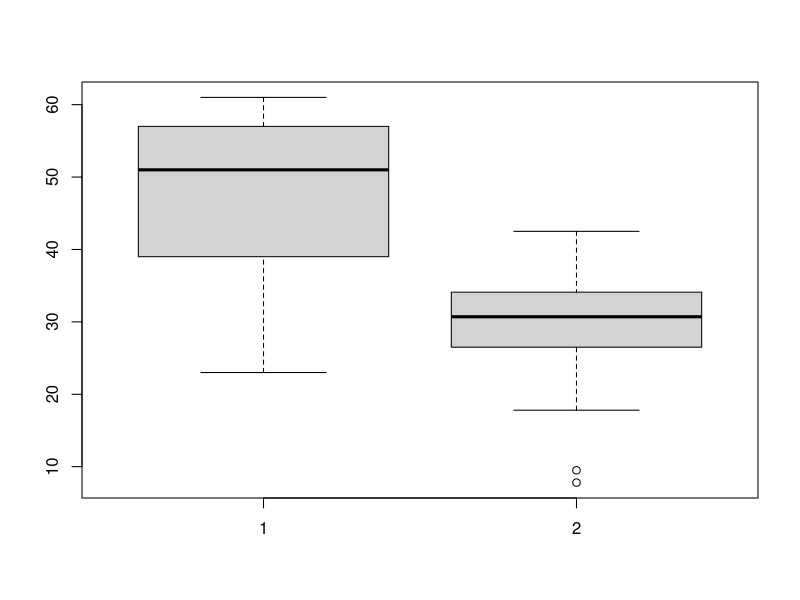
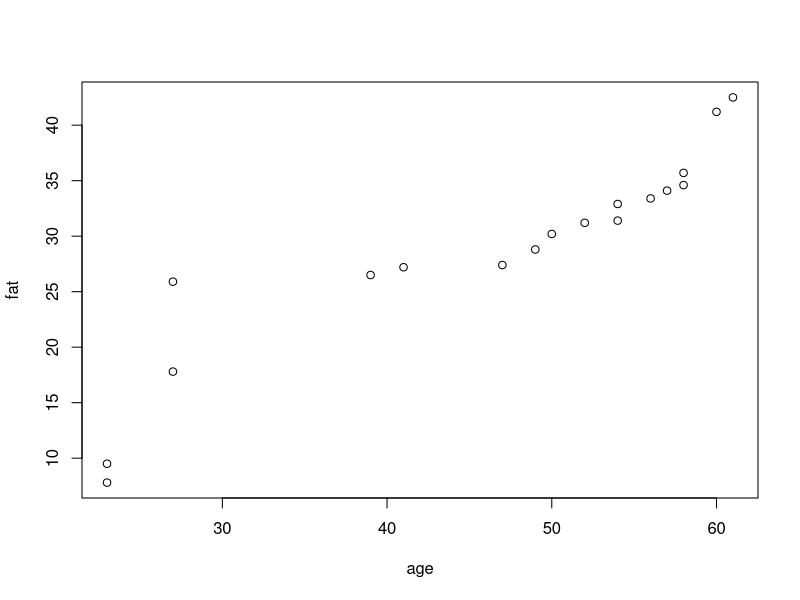
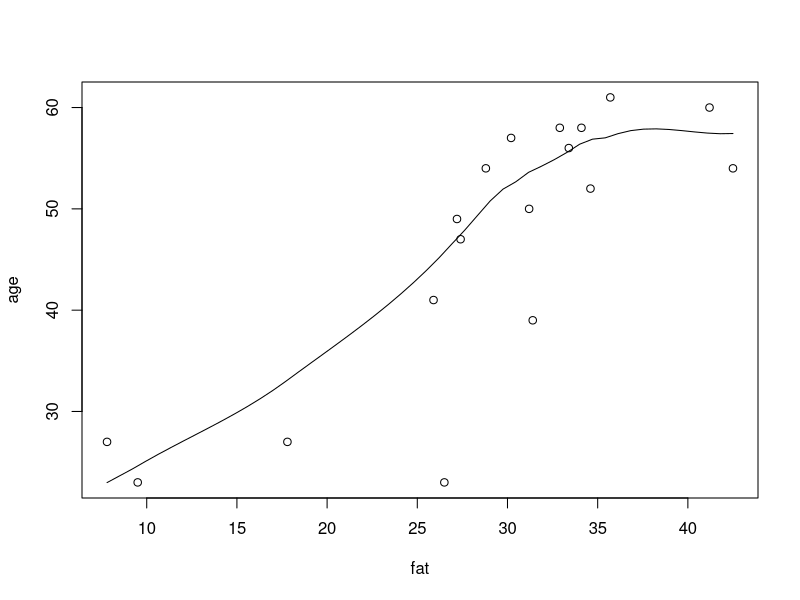

Write R code to recreate these figures, in order.
age<-c(23,23,27,27,39,41,47,49,50,52,54,54,56,57,58,58,60,61)
fat<-c(9.5,26.5,7.8,17.8,31.4,25.9,27.4,27.2,31.2,34.6,42.5,28.8,33.4,30.2,34.1,32.9,41.2,35.7)
mean(age)
median(age)
sd(age)
mean(fat)
median(fat)
sd(fat)
#boxplot
boxplot(age,fat)
#qplot
qqplot(age,fat)
#scatter plot
scatter.smooth(fat,age)